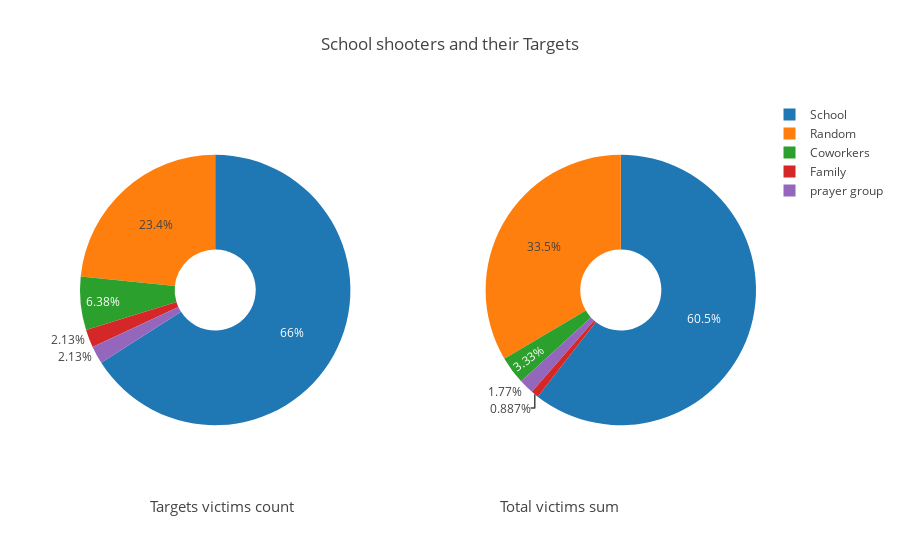

Notebook source saved alongside this figure:
### Code cell
trace1=go.Pie(values=new_sch_target_cnt['Total victims'],labels=new_sch_target_cnt['FTarget'],hoverinfo='percent+label+name',
              name='Targets victims count',hole=0.3,domain=dict(x=[0,0.4]))
trace2=go.Pie(values=new_sch_target_sum['Total victims'],labels=new_sch_target_sum['FTarget'],hoverinfo='percent+label+name',
             hole=0.3,name='Total victims sum',domain=dict(x=[0.6,1.0]))
annotations=[dict(showarrow=False,font=dict(size=15),text='Targets victims count',x=0.1,y=-0.1)]
annotations.append(dict(showarrow=False,font=dict(size=15),text='Total victims sum',x=0.8,y=-0.1))
layout=dict(title="School shooters and their Targets",annotations=annotations)
fig=dict(data=[trace1,trace2],layout=layout)
iplot(fig)

### Figure 1 — Plotly figure (JSON) as saved in the notebook; plotly's stock layout.template omitted (floating-point values rounded to 4 significant figures)
{"data": [{"domain": {"x": [0, 0.4]}, "hole": 0.3, "hoverinfo": "percent+label+name", "labels": ["School", "Random", "Coworkers", "Family", "prayer group"], "name": "Targets victims count", "type": "pie", "uid": "6111e266-35b2-47a9-b9dc-24f00958b35e", "values": [31, 11, 3, 1, 1]}, {"domain": {"x": [0.6, 1]}, "hole": 0.3, "hoverinfo": "percent+label+name", "labels": ["School", "Random", "Coworkers", "prayer group", "Family"], "name": "Total victims sum", "type": "pie", "uid": "3b4f3e7f-a63b-43d7-af45-3d5126ce8383", "values": [273, 151, 15, 8, 4]}], "layout": {"annotations": [{"font": {"size": 15}, "showarrow": false, "text": "Targets victims count", "x": 0.1, "y": -0.1}, {"font": {"size": 15}, "showarrow": false, "text": "Total victims sum", "x": 0.8, "y": -0.1}], "title": "School shooters and their Targets"}}
